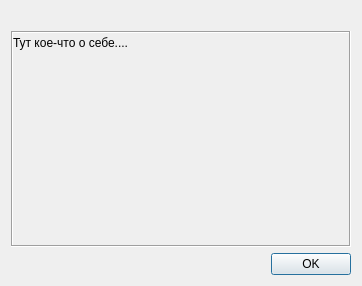
<?xml version="1.0" encoding="UTF-8"?>
<ui version="4.0">
 <class>AboutDialog</class>
 <widget class="QDialog" name="AboutDialog">
  <property name="geometry">
   <rect>
    <x>0</x>
    <y>0</y>
    <width>362</width>
    <height>286</height>
   </rect>
  </property>
  <property name="windowTitle">
   <string>О себе...</string>
  </property>
  <property name="windowOpacity">
   <double>0.750000000000000</double>
  </property>
  <property name="modal">
   <bool>true</bool>
  </property>
  <layout class="QVBoxLayout" name="verticalLayout">
   <item>
    <widget class="QLabel" name="imageLBL">
     <property name="text">
      <string/>
     </property>
     <property name="alignment">
      <set>Qt::AlignCenter</set>
     </property>
    </widget>
   </item>
   <item>
    <widget class="QLabel" name="textLBL">
     <property name="sizePolicy">
      <sizepolicy hsizetype="Preferred" vsizetype="MinimumExpanding">
       <horstretch>0</horstretch>
       <verstretch>0</verstretch>
      </sizepolicy>
     </property>
     <property name="frameShape">
      <enum>QFrame::Box</enum>
     </property>
     <property name="frameShadow">
      <enum>QFrame::Sunken</enum>
     </property>
     <property name="text">
      <string>Тут кое-что о себе....</string>
     </property>
     <property name="alignment">
      <set>Qt::AlignJustify|Qt::AlignTop</set>
     </property>
     <property name="wordWrap">
      <bool>true</bool>
     </property>
     <property name="margin">
      <number>3</number>
     </property>
    </widget>
   </item>
   <item>
    <widget class="QDialogButtonBox" name="buttonBox">
     <property name="orientation">
      <enum>Qt::Horizontal</enum>
     </property>
     <property name="standardButtons">
      <set>QDialogButtonBox::Ok</set>
     </property>
    </widget>
   </item>
  </layout>
 </widget>
 <resources/>
 <connections>
  <connection>
   <sender>buttonBox</sender>
   <signal>accepted()</signal>
   <receiver>AboutDialog</receiver>
   <slot>accept()</slot>
   <hints>
    <hint type="sourcelabel">
     <x>248</x>
     <y>254</y>
    </hint>
    <hint type="destinationlabel">
     <x>157</x>
     <y>274</y>
    </hint>
   </hints>
  </connection>
  <connection>
   <sender>buttonBox</sender>
   <signal>rejected()</signal>
   <receiver>AboutDialog</receiver>
   <slot>reject()</slot>
   <hints>
    <hint type="sourcelabel">
     <x>316</x>
     <y>260</y>
    </hint>
    <hint type="destinationlabel">
     <x>286</x>
     <y>274</y>
    </hint>
   </hints>
  </connection>
 </connections>
</ui>
